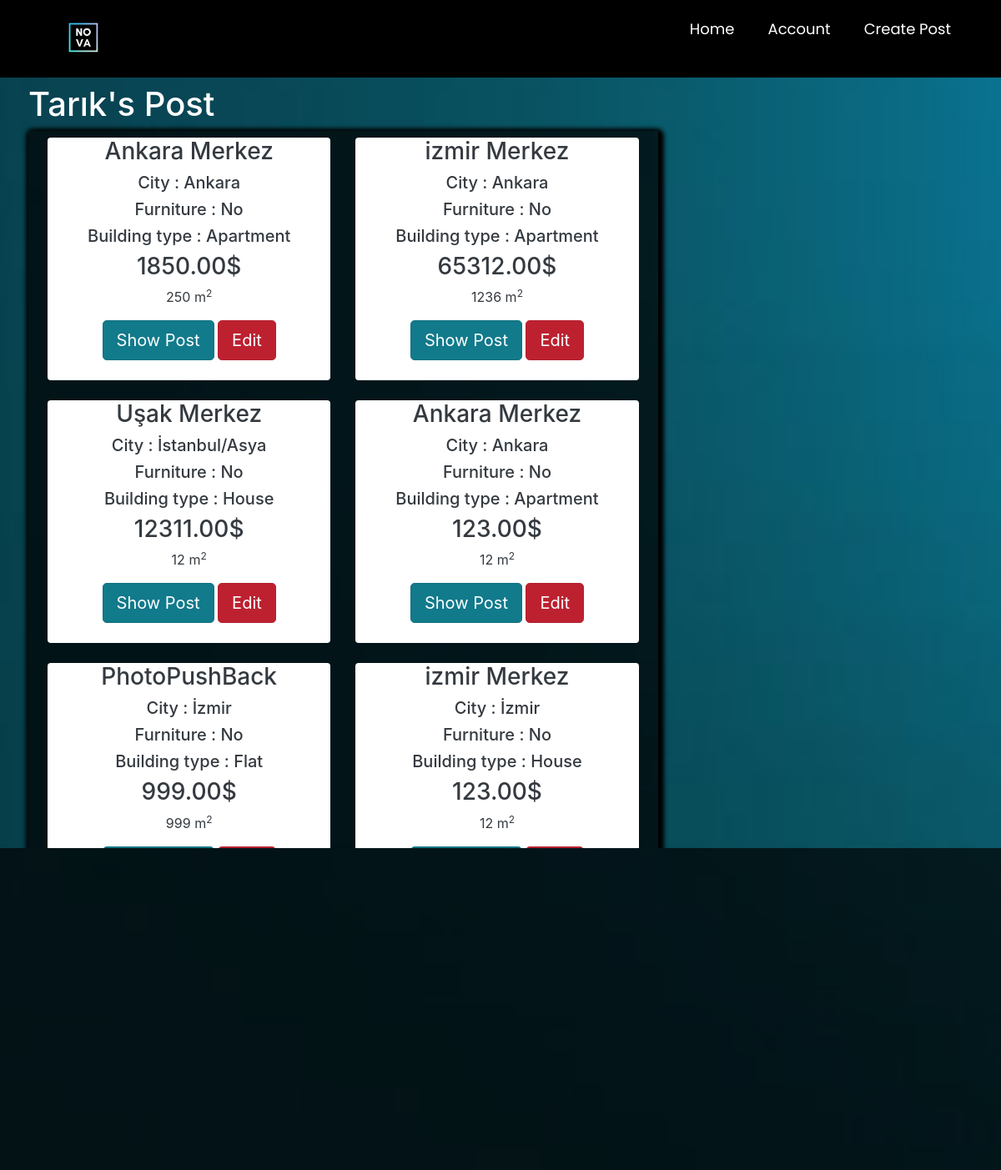
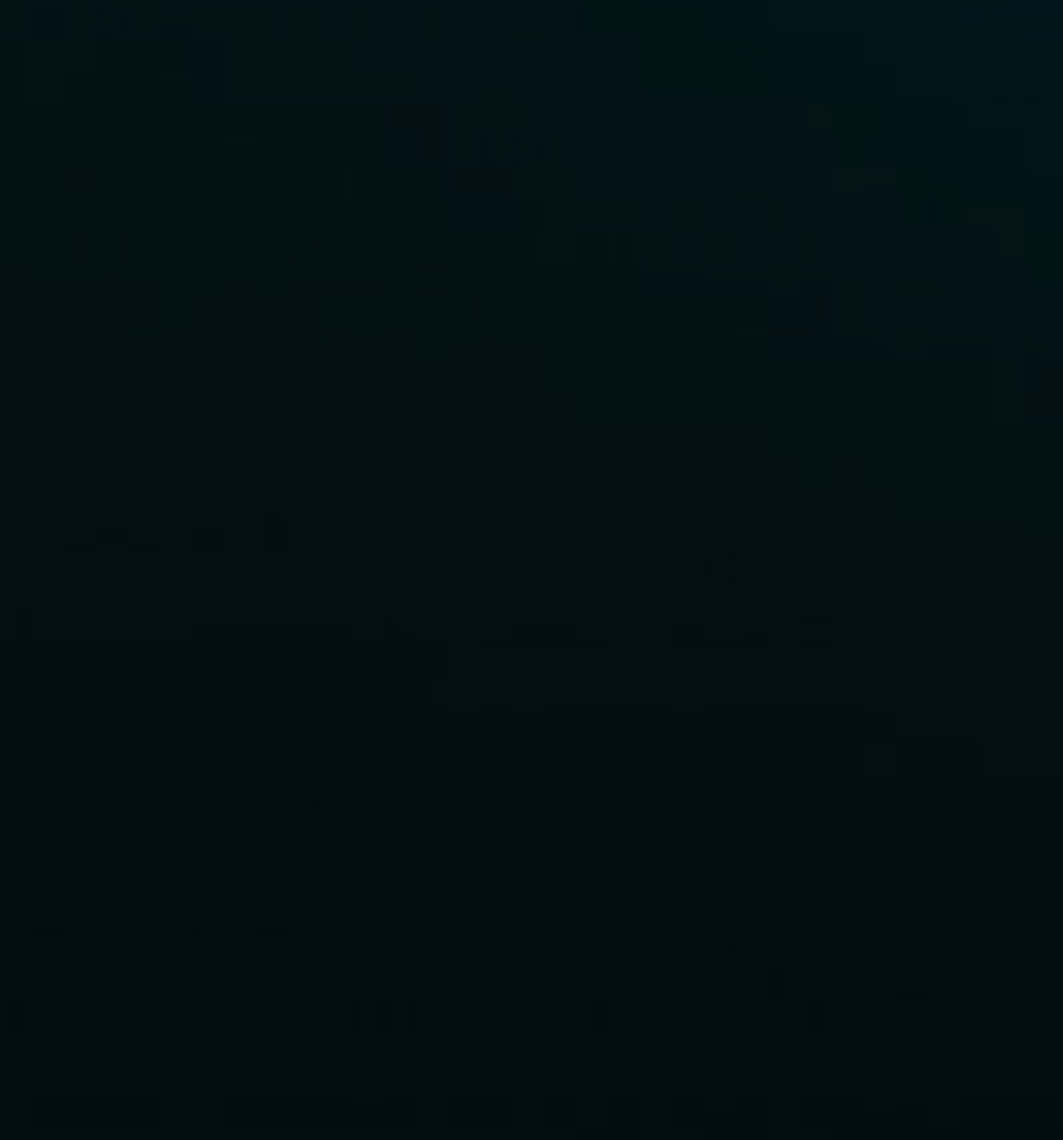
/listaddedposts/ (signed in), run on an earlier commit of the app's database (2 pictures, top to bottom).
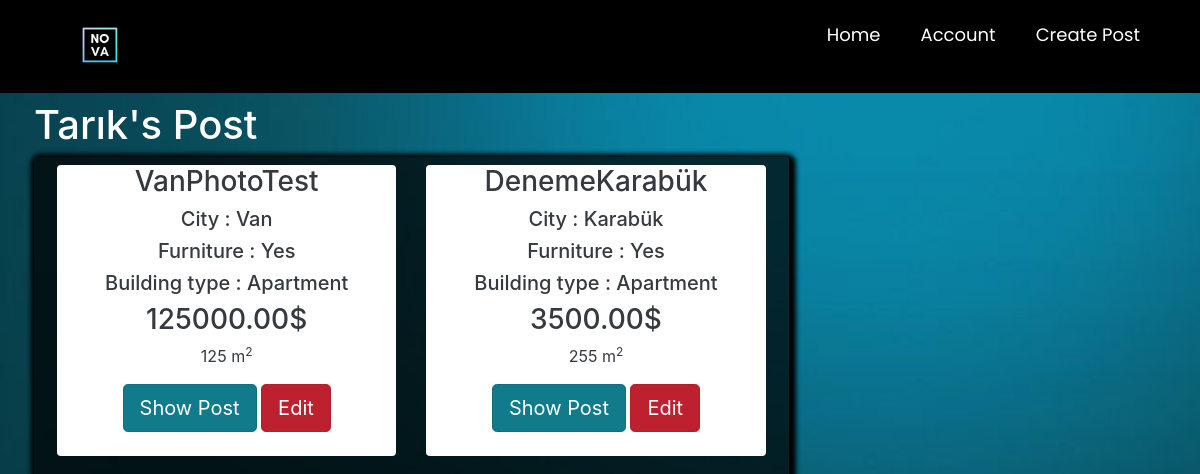
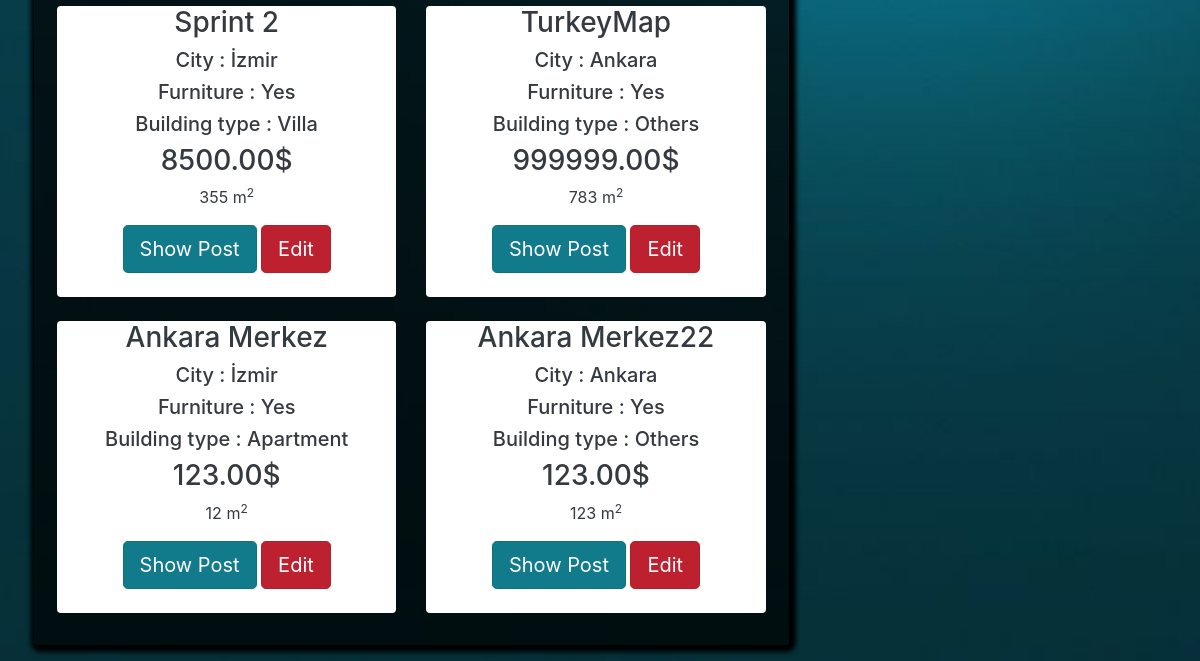
And on a later commit of the database (2 pictures, top to bottom).
### main/models.py (models this page shows, shortened)
class Post(models.Model):
    ouruser = models.ForeignKey(ourUser, null=True, on_delete=models.CASCADE)
    post_title = models.CharField(max_length=255,null=True)
    post_description = models.TextField()
    price = models.DecimalField(decimal_places=2 , max_digits=12)
    location = models.CharField(max_length=255,null=True,choices=city)
    postType = models.CharField(choices=RorS , max_length=50, null=True , default='For Sale')
    floor = models.DecimalField(decimal_places=0 , max_digits=3 ,null=True)
    building_age = models.DecimalField(decimal_places=0, max_digits=2 , null=True)
    area = models.DecimalField(decimal_places=0,max_digits=4 ,null=True)
    isFurniture = models.CharField(choices=Furniture ,null=True,max_length=50,default="No")
    building_type = models.CharField(choices=b_types ,null=True ,max_length=50)
    room = models.DecimalField(decimal_places=0 , max_digits=3 ,null=True)

### main/views.py (the view)
# urls.py: path('listaddedposts/',views.listaddedposts, name="listaddedposts" ),
@login_required
def listaddedposts(request):
    fuser = ourUser.objects.get(user_id=request.user.id)
    posts = Post.objects.all().filter(ouruser=fuser)
    mydict  =  { 'posts':posts , 'fuser':fuser}
    return render(request, 'main/listaddedposts.html',context = mydict)

### main/templates/main/listaddedposts.html (shortened to what this page needs)
{% extends 'main/mainpage.html' %}
{% load static %}
{% block content %}
<head>
    <link href="//maxcdn.bootstrapcdn.com/bootstrap/4.1.1/css/bootstrap.min.css" rel="stylesheet" id="bootstrap-css">
    <link rel="stylesheet" href="https://stackpath.bootstrapcdn.com/bootstrap/4.1.3/css/bootstrap.min.css"
>
    <link rel="stylesheet" href="https://use.fontawesome.com/releases/v5.3.1/css/all.css"
>
</head>
<div class="container p-1 my-1 text-white rounded">
    <h1>{{fuser.first_name}}'s Post</h1>
<div class="col-md-8 rounded" style=" box-shadow: 2px 2px 5px 5px #000000;background-color: rgba(0,0,0,0.7)">
            <div class="row p-2 my-2">
                {% if posts %}
                {% for i in posts %}
                <div class="col-md-6 ">
                    <div class="container-fluid bg-white rounded text-dark" style="text-align:center;">
                        <h3>{{ i.post_title }}</h3>
                        <h5>City : {{ i.location }}</h5>
                        <h5>Furniture : {{ i.isFurniture }}</h5>
                        <h5>Building type : {{ i.building_type }}</h5>
                        <h3>{{ i.price }}$</h3>
                        <p class="descroption">{{i.area}} m<sup>2</sup></p>
                        <a href="{% url 'product_details' i.id %}" class="btn btn-info btn-lg active" role="button"
                           aria-pressed="true">Show Post</a>
                         <a href="{% url 'editpost' i.id %}" class="btn btn-danger btn-lg active" role="button"
                           aria-pressed="true">Edit</a>
                        <br><br>
                    </div>
                    <br>
                </div>
                {% endfor %}
                 {%else%}
                <h3>You dont have any post yet</h3>
                <h2>If you want to post <a href="{% url 'createpost' %}">click here</a></h2>
                {% endif %}
            </div>
        </div>
</div>
{% endblock %}

What changed in the data, as far as the page shows it:
removed Post: post_title "Ankara Merkez", location "Ankara", isFurniture "No", building_type "Apartment", price "1850.00", area "250"
removed Post: post_title "izmir Merkez", location "Ankara", isFurniture "No", building_type "Apartment", price "65312.00", area "1236"
removed Post: post_title "Uşak Merkez", location "İstanbul/Asya", isFurniture "No", building_type "House", price "12311.00", area "12"
removed Post: post_title "Ankara Merkez", location "Ankara", isFurniture "No", building_type "Apartment", price "123.00", area "12"
removed Post: post_title "PhotoPushBack", location "İzmir", isFurniture "No", building_type "Flat", price "999.00", area "999"
removed Post: post_title "izmir Merkez", location "İzmir", isFurniture "No", building_type "House", price "123.00", area "12"
now on this page (row unchanged): Post: post_title "VanPhotoTest", location "Van", isFurniture "Yes", building_type "Apartment", price "125000.00", area "125"
now on this page (row unchanged): Post: post_title "DenemeKarabük", location "Karabük", isFurniture "Yes", building_type "Apartment", price "3500.00", area "255"
now on this page (row unchanged): Post: post_title "Sprint 2", location "İzmir", isFurniture "Yes", building_type "Villa", price "8500.00", area "355"
now on this page (row unchanged): Post: post_title "TurkeyMap", location "Ankara", isFurniture "Yes", building_type "Others", price "999999.00", area "783"
now on this page (row unchanged): Post: post_title "Ankara Merkez", location "İzmir", isFurniture "Yes", building_type "Apartment", price "123.00", area "12"
now on this page (row unchanged): Post: post_title "Ankara Merkez22", location "Ankara", isFurniture "Yes", building_type "Others", price "123.00", area "123"
